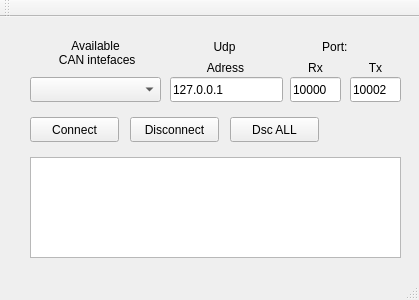
<?xml version="1.0" encoding="UTF-8"?>
<ui version="4.0">
 <class>canUdpBridge</class>
 <widget class="QMainWindow" name="canUdpBridge">
  <property name="geometry">
   <rect>
    <x>0</x>
    <y>0</y>
    <width>419</width>
    <height>300</height>
   </rect>
  </property>
  <property name="minimumSize">
   <size>
    <width>419</width>
    <height>300</height>
   </size>
  </property>
  <property name="maximumSize">
   <size>
    <width>419</width>
    <height>300</height>
   </size>
  </property>
  <property name="windowTitle">
   <string>canUdpBridge</string>
  </property>
  <widget class="QWidget" name="centralWidget">
   <widget class="QComboBox" name="cmbIfaces">
    <property name="geometry">
     <rect>
      <x>30</x>
      <y>60</y>
      <width>131</width>
      <height>25</height>
     </rect>
    </property>
    <property name="maximumSize">
     <size>
      <width>131</width>
      <height>16777215</height>
     </size>
    </property>
   </widget>
   <widget class="QLabel" name="label">
    <property name="geometry">
     <rect>
      <x>30</x>
      <y>20</y>
      <width>131</width>
      <height>31</height>
     </rect>
    </property>
    <property name="text">
     <string>Available
 CAN intefaces</string>
    </property>
    <property name="alignment">
     <set>Qt::AlignCenter</set>
    </property>
   </widget>
   <widget class="QPushButton" name="btnConnect">
    <property name="geometry">
     <rect>
      <x>30</x>
      <y>100</y>
      <width>89</width>
      <height>25</height>
     </rect>
    </property>
    <property name="text">
     <string>Connect</string>
    </property>
   </widget>
   <widget class="QLineEdit" name="lineEditUdpPortRx">
    <property name="geometry">
     <rect>
      <x>290</x>
      <y>60</y>
      <width>51</width>
      <height>25</height>
     </rect>
    </property>
    <property name="text">
     <string>10000</string>
    </property>
   </widget>
   <widget class="QLabel" name="label_2">
    <property name="geometry">
     <rect>
      <x>170</x>
      <y>20</y>
      <width>221</width>
      <height>20</height>
     </rect>
    </property>
    <property name="text">
     <string>Udp                          Port:</string>
    </property>
    <property name="alignment">
     <set>Qt::AlignCenter</set>
    </property>
   </widget>
   <widget class="QPushButton" name="btnDisconnect">
    <property name="geometry">
     <rect>
      <x>130</x>
      <y>100</y>
      <width>89</width>
      <height>25</height>
     </rect>
    </property>
    <property name="text">
     <string>Disconnect</string>
    </property>
   </widget>
   <widget class="QLineEdit" name="lineEditUdpPortTx">
    <property name="geometry">
     <rect>
      <x>350</x>
      <y>60</y>
      <width>51</width>
      <height>25</height>
     </rect>
    </property>
    <property name="text">
     <string>10002</string>
    </property>
   </widget>
   <widget class="QLabel" name="label_3">
    <property name="geometry">
     <rect>
      <x>290</x>
      <y>40</y>
      <width>51</width>
      <height>21</height>
     </rect>
    </property>
    <property name="text">
     <string>Rx</string>
    </property>
    <property name="alignment">
     <set>Qt::AlignCenter</set>
    </property>
   </widget>
   <widget class="QLabel" name="label_4">
    <property name="geometry">
     <rect>
      <x>350</x>
      <y>40</y>
      <width>51</width>
      <height>21</height>
     </rect>
    </property>
    <property name="text">
     <string>Tx</string>
    </property>
    <property name="alignment">
     <set>Qt::AlignCenter</set>
    </property>
   </widget>
   <widget class="QPlainTextEdit" name="console">
    <property name="geometry">
     <rect>
      <x>30</x>
      <y>140</y>
      <width>371</width>
      <height>101</height>
     </rect>
    </property>
   </widget>
   <widget class="QLineEdit" name="lineEditAddress">
    <property name="geometry">
     <rect>
      <x>170</x>
      <y>60</y>
      <width>113</width>
      <height>25</height>
     </rect>
    </property>
    <property name="text">
     <string>127.0.0.1</string>
    </property>
   </widget>
   <widget class="QLabel" name="label_5">
    <property name="geometry">
     <rect>
      <x>170</x>
      <y>40</y>
      <width>111</width>
      <height>21</height>
     </rect>
    </property>
    <property name="text">
     <string>Adress</string>
    </property>
    <property name="alignment">
     <set>Qt::AlignCenter</set>
    </property>
   </widget>
   <widget class="QPushButton" name="btnDisconnectAll">
    <property name="geometry">
     <rect>
      <x>230</x>
      <y>100</y>
      <width>89</width>
      <height>25</height>
     </rect>
    </property>
    <property name="text">
     <string>Dsc ALL</string>
    </property>
   </widget>
  </widget>
  <widget class="QMenuBar" name="menuBar">
   <property name="geometry">
    <rect>
     <x>0</x>
     <y>0</y>
     <width>419</width>
     <height>22</height>
    </rect>
   </property>
  </widget>
  <widget class="QToolBar" name="mainToolBar">
   <attribute name="toolBarArea">
    <enum>TopToolBarArea</enum>
   </attribute>
   <attribute name="toolBarBreak">
    <bool>false</bool>
   </attribute>
  </widget>
  <widget class="QStatusBar" name="statusBar"/>
 </widget>
 <layoutdefault spacing="6" margin="11"/>
 <resources/>
 <connections/>
</ui>
